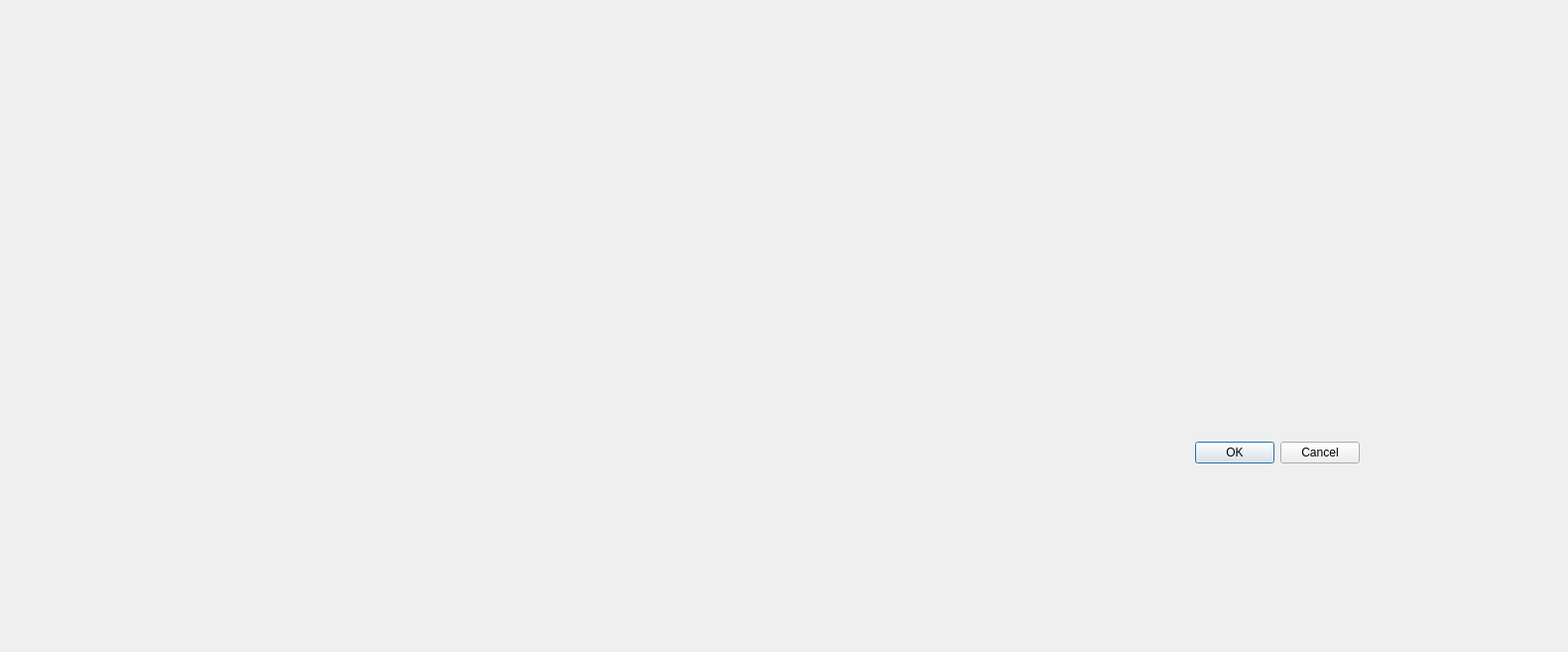
<?xml version="1.0" encoding="UTF-8"?>
<ui version="4.0">
 <class>carteBancaire</class>
 <widget class="QDialog" name="carteBancaire">
  <property name="geometry">
   <rect>
    <x>0</x>
    <y>0</y>
    <width>1581</width>
    <height>657</height>
   </rect>
  </property>
  <property name="windowTitle">
   <string>Dialog</string>
  </property>
  <widget class="QDialogButtonBox" name="buttonBox">
   <property name="geometry">
    <rect>
     <x>1030</x>
     <y>440</y>
     <width>341</width>
     <height>32</height>
    </rect>
   </property>
   <property name="orientation">
    <enum>Qt::Orientation::Horizontal</enum>
   </property>
   <property name="standardButtons">
    <set>QDialogButtonBox::StandardButton::Cancel|QDialogButtonBox::StandardButton::Ok</set>
   </property>
  </widget>
 </widget>
 <resources/>
 <connections>
  <connection>
   <sender>buttonBox</sender>
   <signal>accepted()</signal>
   <receiver>carteBancaire</receiver>
   <slot>accept()</slot>
   <hints>
    <hint type="sourcelabel">
     <x>248</x>
     <y>254</y>
    </hint>
    <hint type="destinationlabel">
     <x>157</x>
     <y>274</y>
    </hint>
   </hints>
  </connection>
  <connection>
   <sender>buttonBox</sender>
   <signal>rejected()</signal>
   <receiver>carteBancaire</receiver>
   <slot>reject()</slot>
   <hints>
    <hint type="sourcelabel">
     <x>316</x>
     <y>260</y>
    </hint>
    <hint type="destinationlabel">
     <x>286</x>
     <y>274</y>
    </hint>
   </hints>
  </connection>
 </connections>
</ui>
